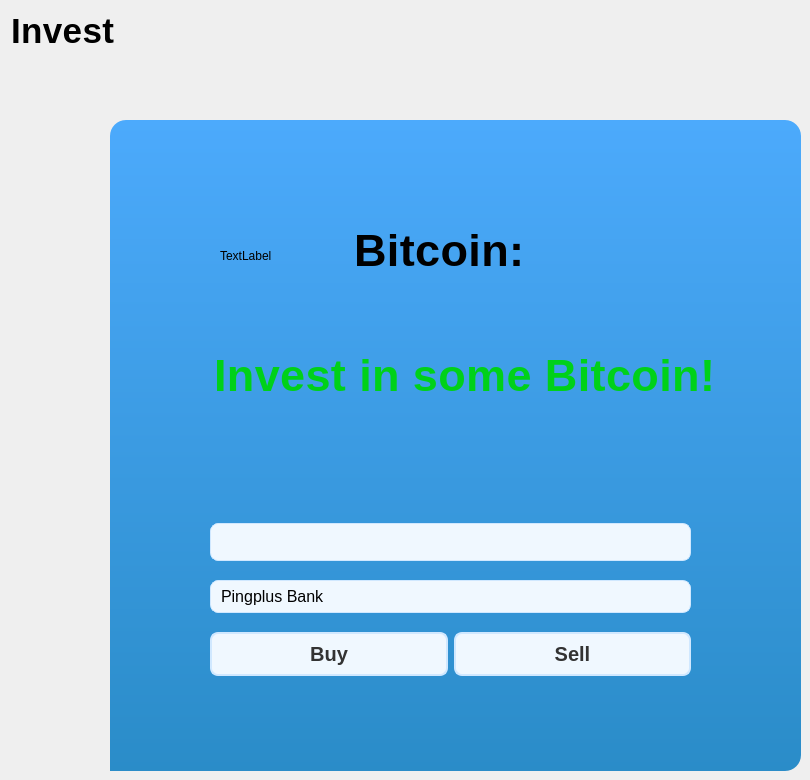
    <widget class="QWidget" name="page_4">
     <widget class="QLabel" name="label_6">
      <property name="geometry">
       <rect>
        <x>-20</x>
        <y>0</y>
        <width>251</width>
        <height>61</height>
       </rect>
      </property>
      <property name="styleSheet">
       <string notr="true">QLabel {
    color: black;
    font-family: &quot;San Francisco&quot;, &quot;Helvetica Neue&quot;, &quot;Segoe UI&quot;, &quot;Arial&quot;, sans-serif;
    font-size: 35px;
    font-weight: bold; /* Makes the font bold */
    font-weight: 600;
    padding: 10px 22px;
    border: none;
    border-radius: 14px;
    min-height: 40px;
    min-width: 120px;
    letter-spacing: 0.4px;
}
</string>
      </property>
      <property name="text">
       <string>Invest</string>
      </property>
     </widget>
     <widget class="QWidget" name="widget_2" native="true">
      <property name="geometry">
       <rect>
        <x>110</x>
        <y>120</y>
        <width>691</width>
        <height>651</height>
       </rect>
      </property>
      <property name="styleSheet">
       <string notr="true">#widget_2 {
    background: qlineargradient(x1: 0, y1: 0, x2: 0, y2: 1, stop: 0 #4caafc, stop: 1 #2a8cc8);
    color: #ffffff;                   /* Change text to white for better contrast */
    font-family: &quot;Segoe UI&quot;, &quot;Helvetica Neue&quot;, sans-serif;
    font-size: 16px;
    border: none;                     /* Ensure no default borders */
    border-top-left-radius: 16px;      /* No rounding for top-left corner */
    border-top-right-radius: 16px;    /* Rounded top-right corner */
    border-bottom-right-radius: 16px; /* Rounded bottom-right corner */
    border-bottom-left-radius: 0px;  /* Rounded bottom-left corner */
    padding: 12px;                    /* Optional inner spacing */
}

</string>
      </property>
      <widget class="QLabel" name="BitcoinPrice">
       <property name="geometry">
        <rect>
         <x>210</x>
         <y>60</y>
         <width>641</width>
         <height>141</height>
        </rect>
       </property>
       <property name="styleSheet">
        <string notr="true">QLabel {
    color: black;
    font-family: &quot;San Francisco&quot;, &quot;Helvetica Neue&quot;, &quot;Segoe UI&quot;, &quot;Arial&quot;, sans-serif;
    font-size: 45px;
    font-weight: bold; /* Makes the font bold */
    font-weight: 600;
    padding: 10px 22px;
    border: none;
    border-radius: 14px;
    min-height: 40px;
    min-width: 120px;
    letter-spacing: 0.4px;
background: none;
}
</string>
       </property>
       <property name="text">
        <string>Bitcoin:</string>
       </property>
      </widget>
      <widget class="QWidget" name="verticalWidget" native="true">
       <property name="geometry">
        <rect>
         <x>100</x>
         <y>290</y>
         <width>481</width>
         <height>281</height>
        </rect>
       </property>
       <property name="styleSheet">
        <string notr="true">#verticalWidget{
	background: none;
}</string>
       </property>
       <layout class="QVBoxLayout" name="verticalLayout_4">
        <item>
         <spacer name="verticalSpacer">
          <property name="orientation">
           <enum>Qt::Orientation::Vertical</enum>
          </property>
          <property name="sizeType">
           <enum>QSizePolicy::Policy::Maximum</enum>
          </property>
          <property name="sizeHint" stdset="0">
           <size>
            <width>20</width>
            <height>100</height>
           </size>
          </property>
         </spacer>
        </item>
        <item>
         <widget class="QLineEdit" name="lineEdit">
          <property name="styleSheet">
           <string notr="true">/* Base style for QLineEdit */
QLineEdit {
  border: 1px solid #d0e8ff;
  border-radius: 8px;
  background-color: #f0f8ff;
  padding: 5px 10px;
  font-size: 20px;
  color: #333;
}

QLineEdit:hover {
  border-color: #9ec8ff;
}

QLineEdit:focus {
  border-color: #0078d7;
  box-shadow: 0 0 5px rgba(0, 120, 215, 0.5);
  outline: none;
}</string>
          </property>
         </widget>
        </item>
        <item>
         <widget class="QComboBox" name="combobox_2">
          <property name="cursor">
           <cursorShape>PointingHandCursor</cursorShape>
          </property>
          <property name="styleSheet">
           <string notr="true">/* Base style for QComboBox */
QComboBox {
  border: 1px solid #d0e8ff;
  border-radius: 8px;
  background-color: #f0f8ff;
  padding: 5px 10px;
  font-size: 16px;
  color: black; /* Set the font color to black */
}

/* Hover state for QComboBox */
QComboBox:hover {
  border-color: #9ec8ff;
}

/* Focus state for QComboBox */
QComboBox:focus {
  border-color: #0078d7;
  box-shadow: 0 0 5px rgba(0, 120, 215, 0.5);
  outline: none;
}

/* Dropdown button style for QComboBox */
QComboBox::drop-down {
  border: none;
  background: transparent;
  subcontrol-origin: padding;
  subcontrol-position: top right;
  width: 20px;
}

/* Arrow style for QComboBox */
QComboBox::down-arrow {
  image: url(&quot;:/icons/down-arrow.png&quot;); /* Replace with your custom arrow icon if available */
  width: 12px;
  height: 12px;
}

/* Pop-up style for QComboBox */
QComboBox QAbstractItemView {
  border: 1px solid #d0e8ff;
  border-radius: 8px;
  background-color: #f0f8ff;
  selection-background-color: #0078d7;
  selection-color: white;
  color: black; /* Set the font color inside the dropdown to black */
}</string>
          </property>
          <item>
           <property name="text">
            <string>Pingplus Bank</string>
           </property>
          </item>
          <item>
           <property name="text">
            <string>American Express</string>
           </property>
          </item>
         </widget>
        </item>
        <item>
         <layout class="QHBoxLayout" name="horizontalLayout_4">
          <property name="sizeConstraint">
           <enum>QLayout::SizeConstraint::SetDefaultConstraint</enum>
          </property>
          <item>
           <widget class="QPushButton" name="Invest">
            <property name="cursor">
             <cursorShape>UpArrowCursor</cursorShape>
            </property>
            <property name="styleSheet">
             <string notr="true">/* Base style for QPushButton */
QPushButton {
  border: 2px solid #d0e8ff;
  border-radius: 8px;
  background-color: #f0f8ff;
  color: #333;
  padding: 8px 16px;
  font-size: 20px;
  font-weight: bold;
  text-align: center;
  transition: background-color 0.3s, border-color 0.3s, color 0.3s;
}

QPushButton:hover {
  border-color: #9ec8ff;
  background-color: #e6f4ff;
}

QPushButton:pressed {
  border-color: #0078d7;
  background-color: #0078d7;
  color: #ffffff; /* Text turns white when pressed */
}

QPushButton:disabled {
  border-color: #c5c5c5;
  background-color: #f5f5f5;
  color: #a0a0a0;
}</string>
            </property>
            <property name="text">
             <string>Buy</string>
            </property>
           </widget>
          </item>
          <item>
           <widget class="QPushButton" name="Sell">
            <property name="cursor">
             <cursorShape>PointingHandCursor</cursorShape>
            </property>
            <property name="styleSheet">
             <string notr="true">/* Base style for QPushButton */
QPushButton {
  border: 2px solid #d0e8ff;
  border-radius: 8px;
  background-color: #f0f8ff;
  color: #333;
  padding: 8px 16px;
  font-size: 20px;
  font-weight: bold;
  text-align: center;
  transition: background-color 0.3s, border-color 0.3s, color 0.3s;
}

QPushButton:hover {
  border-color: #9ec8ff;
  background-color: #e6f4ff;
}

QPushButton:pressed {
  border-color: #0078d7;
  background-color: #0078d7;
  color: #ffffff; /* Text turns white when pressed */
}

QPushButton:disabled {
  border-color: #c5c5c5;
  background-color: #f5f5f5;
  color: #a0a0a0;
}</string>
            </property>
            <property name="text">
             <string>Sell</string>
            </property>
           </widget>
          </item>
         </layout>
        </item>
       </layout>
      </widget>
      <widget class="QLabel" name="label">
       <property name="geometry">
        <rect>
         <x>70</x>
         <y>220</y>
         <width>771</width>
         <height>71</height>
        </rect>
       </property>
       <property name="styleSheet">
        <string notr="true">QLabel {
    color: #00d119;
    font-family: &quot;San Francisco&quot;, &quot;Helvetica Neue&quot;, &quot;Segoe UI&quot;, &quot;Arial&quot;, sans-serif;
    font-size: 45px;
    font-weight: bold; /* Makes the font bold */
    font-weight: 600;
    padding: 10px 22px;
    border: none;
    border-radius: 14px;
    min-height: 40px;
    min-width: 120px;
    letter-spacing: 0.4px;
background: none;

}
</string>
       </property>
       <property name="text">
        <string>Invest in some Bitcoin!</string>
       </property>
      </widget>
      <widget class="QLabel" name="BitcoinIcon">
       <property name="geometry">
        <rect>
         <x>110</x>
         <y>70</y>
         <width>141</width>
         <height>131</height>
        </rect>
       </property>
       <property name="styleSheet">
        <string notr="true">#BitcoinIcon{
	background: none;
}</string>
       </property>
       <property name="text">
        <string>TextLabel</string>
       </property>
      </widget>
     </widget>
    </widget>
